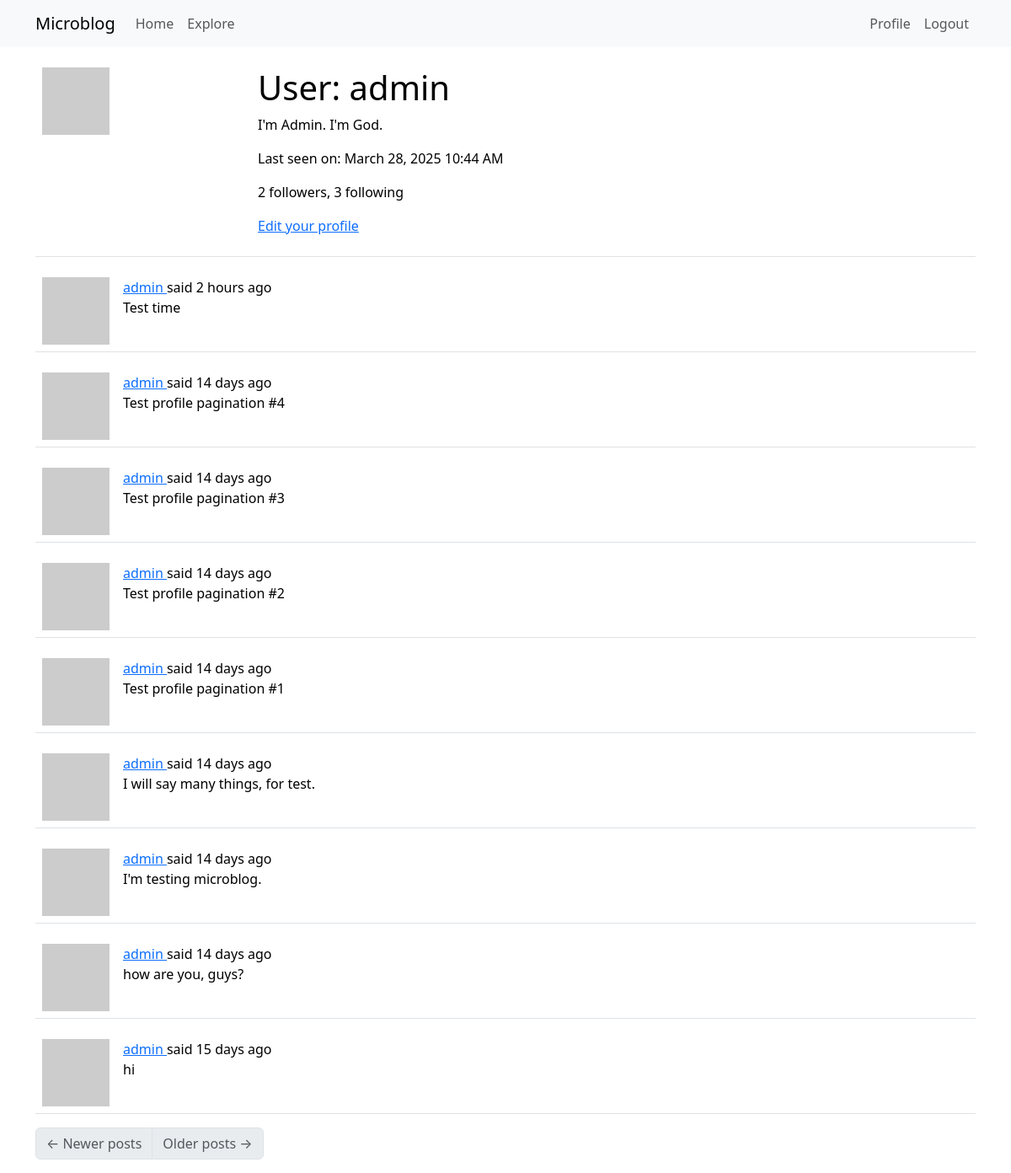
/user/admin (signed in), run on an earlier commit of the app's database.
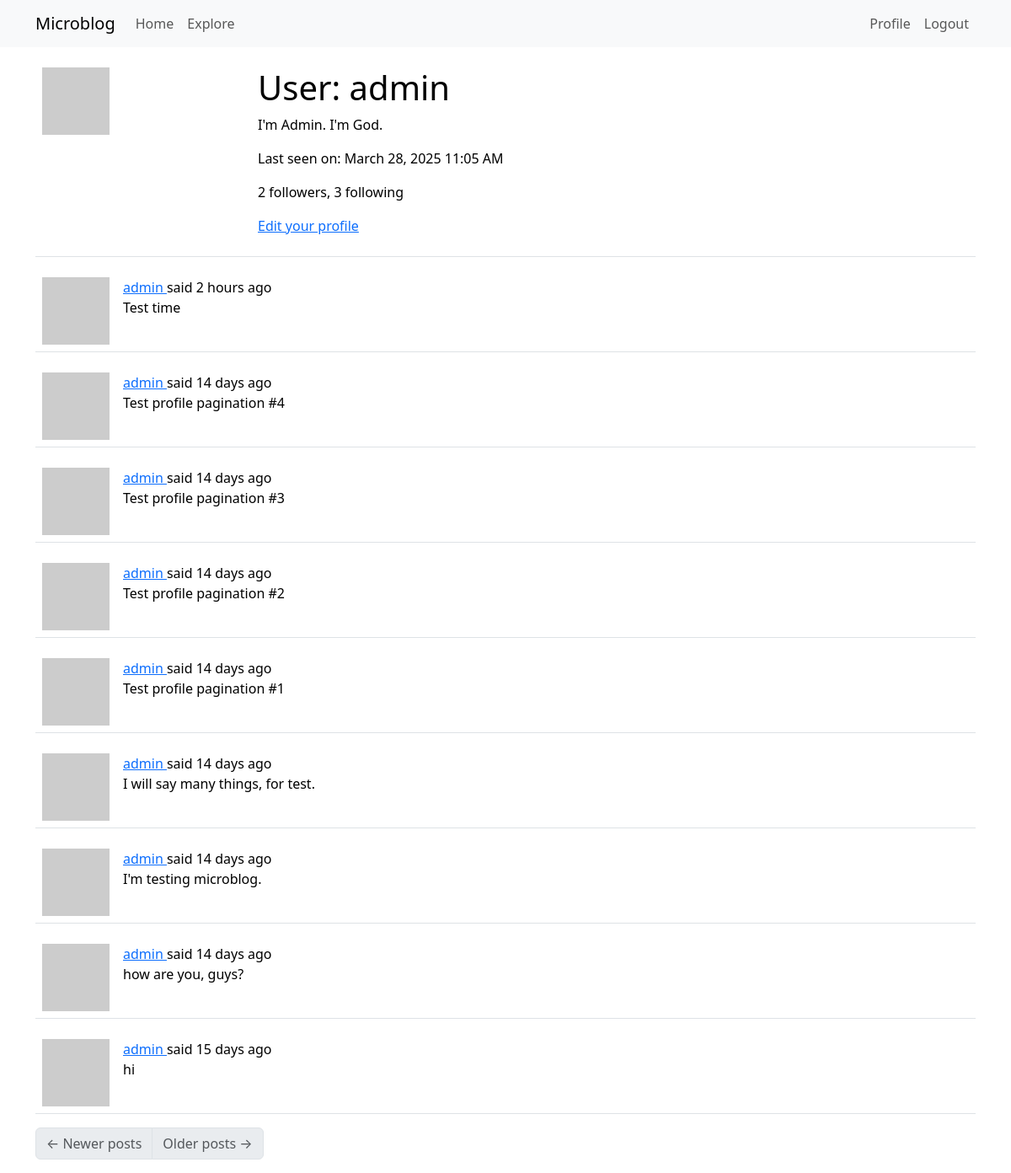
And on a later commit of the database.
### app/models.py (models this page shows, shortened)
class User(UserMixin, db.Model):
    id: so.Mapped[int] = so.mapped_column(primary_key=True)
    username: so.Mapped[str] = so.mapped_column(sa.String(64), index=True,unique=True)
    email: so.Mapped[str] = so.mapped_column(sa.String(120), index=True, unique=True)
    password_hash: so.Mapped[Optional[str]] = so.mapped_column(sa.String(256))
    about_me: so.Mapped[Optional[str]] = so.mapped_column(sa.String(140))
    last_seen: so.Mapped[Optional[datetime]] = so.mapped_column(
        default=lambda:datetime.now(timezone.utc)
    )
    posts: so.WriteOnlyMapped['Post'] = so.relationship(back_populates='author')
    following: so.WriteOnlyMapped['User'] = so.relationship(
        secondary=followers, primaryjoin=(followers.c.follower_id == id),
        secondaryjoin=(followers.c.followed_id == id),
        back_populates='followers'
    )
    followers: so.WriteOnlyMapped['User'] = so.relationship(
        secondary=followers, primaryjoin=(followers.c.followed_id == id),
        secondaryjoin=(followers.c.follower_id == id),
        back_populates='following'
    )
    def avatar(self, size):
        digest = md5(self.email.lower().encode('utf-8')).hexdigest()
        return f'https://www.gravatar.com/avatar/{digest}?d=identicon&s={size}'
    def followers_count(self):
        query = sa.select(sa.func.count()).select_from(
            self.followers.select().subquery()
        )
        return db.session.scalar(query)
    def following_count(self):
        query = sa.select(sa.func.count()).select_from(
            self.following.select().subquery()
        )
        return db.session.scalar(query)

class Post(db.Model):
    id: so.Mapped[int] = so.mapped_column(primary_key=True)
    body: so.Mapped[str] = so.mapped_column(sa.String(140))
    timestamp: so.Mapped[datetime] = so.mapped_column(
        index=True, default=lambda: datetime.now(timezone.utc)
    )
    user_id: so.Mapped[int] = so.mapped_column(sa.ForeignKey(User.id),index=True)
    author: so.Mapped[User] = so.relationship(back_populates='posts')

### app/routes.py (the view)
@app.route('/user/<username>')
@login_required
def user(username):
    user = db.first_or_404(sa.select(User).where(User.username == username))
    page = request.args.get('page', 1, type=int)
    query = user.posts.select().order_by(Post.timestamp.desc())
    posts = db.paginate(query, page=page, per_page=app.config['POSTS_PER_PAGE'], error_out=False)
    next_url = url_for('user', username=user.username, page=posts.next_num) if posts.has_next else None
    prev_url = url_for('user', username=user.username, page=posts.prev_num) if posts.has_prev else None
    form = EmptyForm()
    return render_template('user.html', user=user, posts=posts.items, next_url=next_url, prev_url=prev_url, form=form)

### app/__init__.py (called while the page is built)
def get_locale():
    return request.accept_languages.best_match(app.config['LANGUAGES'])

### app/models.py (called while the page is built)
@login.user_loader
def load_user(id):
    return db.session.get(User, int(id))

### app/routes.py (called while the page is built)
@app.before_request
def before_request():
    if current_user.is_authenticated:
        current_user.last_seen = datetime.now(timezone.utc)
        db.session.commit()
    g.locale = str(get_locale())

### app/templates/user.html (shortened to what this page needs)
{% extends "base.html" %}
{% block content %}
    <table class="table table-hover">
        <tr>
            <td width="256px"><img src="{{ user.avatar(256) }}"></td>
            <td>
                <h1>{{ _('User') }}: {{ user.username }}</h1>
                {% if user.about_me %}<p>{{ user.about_me }}</p>{% endif %}
                {% if user.last_seen %}<p>{{ _('Last seen on') }}: {{ moment(user.last_seen).format('LLL') }}</p>{% endif %}
                <p>{{ _('%(count)d followers', count=user.followers_count()) }}, {{ _('%(count)d following', count=user.following_count()) }}</p>
                {% if user == current_user %}
                <p><a href="{{ url_for('edit_profile') }}">{{ _('Edit your profile') }}</a></p>
                {% endif %}
            </td>
        </tr>
    </table>
    {% for post in posts %}
        {% include '_post.html' %}
    {% endfor %}
    <nav aria-label="Post navigation">
        <ul class="pagination">
            <li class="page-item{% if not prev_url %} disabled{% endif %}">
                <a class="page-link" href="{{ prev_url }}">
                    <span aria-hidden="true">&larr;</span> {{ _('Newer posts') }}
                </a>
            </li>
            <li class="page-item{% if not next_url %} disabled{% endif %}">
                <a class="page-link" href="{{ next_url }}">
                    {{ _('Older posts') }} <span aria-hidden="true">&rarr;</span>
                </a>
            </li>
        </ul>
    </nav>
{% endblock %}

### app/templates/base.html (shortened to what this page needs)
<!DOCTYPE html>
<html lang="en">
<head>
    <link href="https://cdn.jsdelivr.net/npm/bootstrap@5.3.3/dist/css/bootstrap.min.css" rel="stylesheet">
</head>
<body>
    <nav class="navbar navbar-expand-lg bg-body-tertiary">
      <div class="container">
        <a class="navbar-brand" href="{{ url_for('index') }}">Microblog</a>
        <div class="collapse navbar-collapse" id="navbarSupportedContent">
          <ul class="navbar-nav me-auto mb-2 mb-lg-0">
            <li class="nav-item">
              <a class="nav-link" aria-current="page" href="{{ url_for('index') }}">{{ _('Home') }}</a>
            </li>
            <li class="nav-item">
              <a class="nav-link" aria-current="page" href="{{ url_for('explore') }}">{{ _('Explore') }}</a>
            </li>
          </ul>
          <ul class="navbar-nav mb-2 mb-lg-0">
            {% if current_user.is_anonymous %}
            <li class="nav-item">
              <a class="nav-link" aria-current="page" href="{{ url_for('login') }}">{{ _('Login') }}</a>
            </li>
            {% else %}
            <li class="nav-item">
              <a class="nav-link" aria-current="page" href="{{ url_for('user', username=current_user.username) }}">{{ _('Profile') }}</a>
            </li>
            <li class="nav-item">
              <a class="nav-link" aria-current="page" href="{{ url_for('logout') }}">{{ _('Logout') }}</a>
            </li>
            {% endif %}
          </ul>
        </div>
      </div>
    </nav>
    <div class="container mt-3">
        {% block content %}{% endblock %}
    </div>
</body>
</html>

### app/templates/_post.html (shortened to what this page needs)
<table class="table table-hover">
    <tr>
        <td width="70px">
            <a href="{{ url_for('user', username=post.author.username) }}">
                <img src="{{ post.author.avatar(70) }}">
            </a>
        </td>
        <td>
            {{ _('%(username)s said %(when)s',
                username=user_link, when=moment(post.timestamp).fromNow()) }}
            <br>
            {{ post.body }}
        </td>
    </tr>
</table>

What changed in the data, as far as the page shows it:
changed User "admin": last_seen "March 28, 2025 10:44 AM" → "March 28, 2025 11:05 AM"
